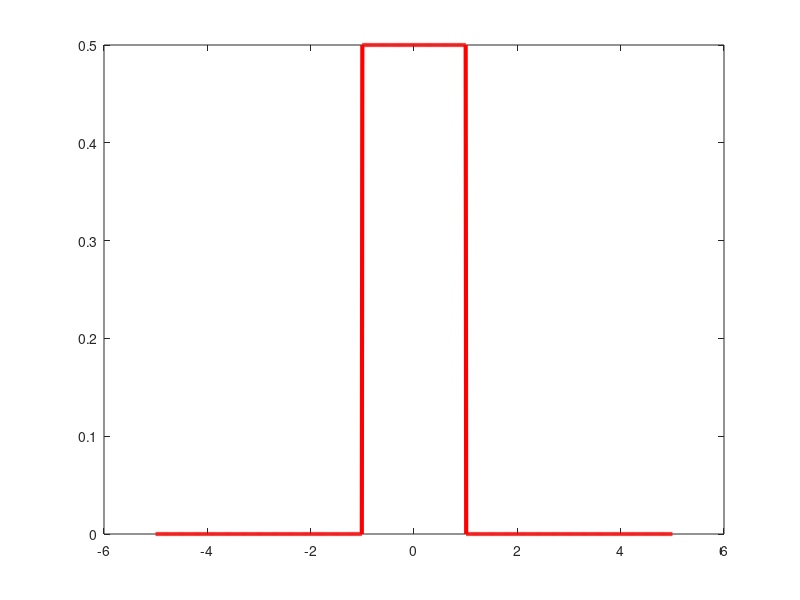

MATLAB code to generate this figure:
a = -1;
b = 1;
m = (b+a)/2
var = (b-a)^2/12
pd = makedist('Uniform','lower',a,'upper',b);
x = -5:0.01:5;
pdf = pdf(pd,x);
figure;
plot(x,pdf,'r','LineWidth',3);




